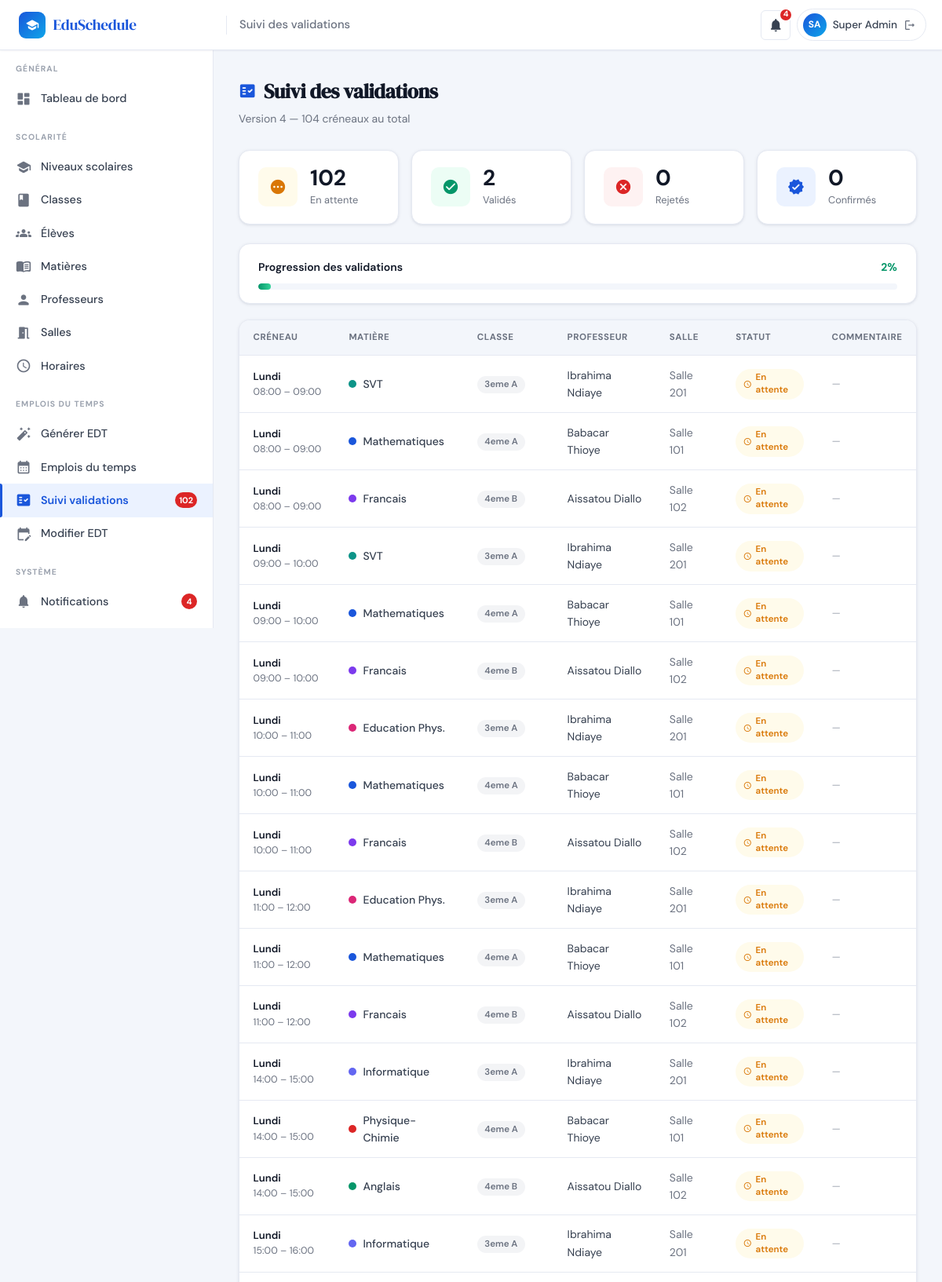
Page /admin/suivi_validations.php (signed in, upper part) on the committed database.
### tables this page shows
CREATE TABLE IF NOT EXISTS `utilisateurs` (
  `id`            INT(11)      NOT NULL AUTO_INCREMENT,
  `nom`           VARCHAR(100) NOT NULL,
  `prenom`        VARCHAR(100) NOT NULL,
  `email`         VARCHAR(191) NOT NULL,
  `mot_de_passe`  VARCHAR(255) NOT NULL,
  `role`          ENUM('admin','professeur','eleve') NOT NULL DEFAULT 'eleve',
  `statut`        ENUM('actif','inactif')             NOT NULL DEFAULT 'actif',
  `id_classe`     INT(11)      DEFAULT NULL,
  `date_creation` TIMESTAMP    NOT NULL DEFAULT CURRENT_TIMESTAMP,
  PRIMARY KEY (`id`),
  UNIQUE KEY `uq_email` (`email`),
  KEY `id_classe` (`id_classe`),
  CONSTRAINT `utilisateurs_ibfk_1`
    FOREIGN KEY (`id_classe`) REFERENCES `classes` (`id`) ON DELETE SET NULL
);

CREATE TABLE IF NOT EXISTS `emplois_du_temps` (
  `id`                     INT(11)  NOT NULL AUTO_INCREMENT,
  `version`                INT(11)  NOT NULL DEFAULT 1,
  `id_classe`              INT(11)  NOT NULL,
  `id_matiere`             INT(11)  NOT NULL,
  `id_professeur`          INT(11)  NOT NULL,
  `id_salle`               INT(11)  NOT NULL,
  `id_creneau`             INT(11)  NOT NULL,
  `statut`                 ENUM('provisoire','valide','rejete','confirme') NOT NULL DEFAULT 'provisoire',
  `commentaire_validation` TEXT     DEFAULT NULL,
  `date_creation`          TIMESTAMP NOT NULL DEFAULT CURRENT_TIMESTAMP,
  PRIMARY KEY (`id`),
  KEY `id_classe`     (`id_classe`),
  KEY `id_matiere`    (`id_matiere`),
  KEY `id_professeur` (`id_professeur`),
  KEY `id_salle`      (`id_salle`),
  KEY `id_creneau`    (`id_creneau`),
  CONSTRAINT `emplois_du_temps_ibfk_1`
    FOREIGN KEY (`id_classe`)     REFERENCES `classes`      (`id`) ON DELETE CASCADE,
  CONSTRAINT `emplois_du_temps_ibfk_2`
    FOREIGN KEY (`id_matiere`)    REFERENCES `matieres`     (`id`) ON DELETE CASCADE,
  CONSTRAINT `emplois_du_temps_ibfk_3`
    FOREIGN KEY (`id_professeur`) REFERENCES `utilisateurs` (`id`) ON DELETE CASCADE,
  CONSTRAINT `emplois_du_temps_ibfk_4`
    FOREIGN KEY (`id_salle`)      REFERENCES `salles`       (`id`) ON DELETE CASCADE,
  CONSTRAINT `emplois_du_temps_ibfk_5`
    FOREIGN KEY (`id_creneau`)    REFERENCES `creneaux`     (`id`) ON DELETE CASCADE
);

CREATE TABLE IF NOT EXISTS `creneaux` (
  `id`          INT(11) NOT NULL AUTO_INCREMENT,
  `jour`        ENUM('Lundi','Mardi','Mercredi','Jeudi','Vendredi','Samedi') NOT NULL,
  `heure_debut` TIME    NOT NULL,
  `heure_fin`   TIME    NOT NULL,
  PRIMARY KEY (`id`),
  UNIQUE KEY `uq_creneau` (`jour`,`heure_debut`,`heure_fin`)
);

CREATE TABLE IF NOT EXISTS `matieres` (
  `id`                INT(11)      NOT NULL AUTO_INCREMENT,
  `nom`               VARCHAR(100) NOT NULL,
  `couleur_hex`       VARCHAR(7)   NOT NULL DEFAULT '#1A56DB',
  `nb_heures_semaine` INT(11)      NOT NULL DEFAULT 2,
  `description`       TEXT         DEFAULT NULL,
  PRIMARY KEY (`id`),
  UNIQUE KEY `uq_matiere_nom` (`nom`)
);

CREATE TABLE IF NOT EXISTS `classes` (
  `id`        INT(11)      NOT NULL AUTO_INCREMENT,
  `nom`       VARCHAR(100) NOT NULL,
  `niveau` VARCHAR(50) NOT NULL DEFAULT 'Troisieme',
  `capacite`  INT(11)      NOT NULL DEFAULT 30,
  `id_niveau` INT(11)      DEFAULT NULL,
  PRIMARY KEY (`id`),
  UNIQUE KEY `uq_classe_nom` (`nom`),
  KEY `fk_classe_niveau` (`id_niveau`),
  CONSTRAINT `fk_classe_niveau`
    FOREIGN KEY (`id_niveau`) REFERENCES `niveaux` (`id`) ON DELETE SET NULL
);

CREATE TABLE IF NOT EXISTS `salles` (
  `id`       INT(11)      NOT NULL AUTO_INCREMENT,
  `nom`      VARCHAR(100) NOT NULL,
  `capacite` INT(11)      NOT NULL DEFAULT 30,
  `type`     ENUM('normale','informatique','laboratoire') NOT NULL DEFAULT 'normale',
  PRIMARY KEY (`id`),
  UNIQUE KEY `uq_salle_nom` (`nom`)
);

### includes/auth.php (called while the page is built, shortened)
<?php
function isLoggedIn(): bool {
    return !empty($_SESSION['user_id']);
}
function getCurrentUser(): ?array {
    static $user = null;
    if ($user === null) {
        $stmt = getDB()->prepare('SELECT * FROM utilisateurs WHERE id=? AND statut="actif" LIMIT 1');
        $stmt->execute([$_SESSION['user_id']]);
        $user = $stmt->fetch() ?: null;
    }
    return $user;
}
function getUserInitials(array $user): string {
    return strtoupper(substr($user['prenom'], 0, 1) . substr($user['nom'], 0, 1));
}

### includes/db.php (called while the page is built, shortened)
<?php
function getDB(): PDO {
    static $pdo = null;
    if ($pdo === null) {
        $dsn = 'mysql:host=' . DB_HOST . ';dbname=' . DB_NAME . ';charset=' . DB_CHARSET;
        $options = [
            PDO::ATTR_ERRMODE            => PDO::ERRMODE_EXCEPTION,
            PDO::ATTR_DEFAULT_FETCH_MODE => PDO::FETCH_ASSOC,
            PDO::ATTR_EMULATE_PREPARES   => false,
        ];
        try {
            $pdo = new PDO($dsn, DB_USER, DB_PASS, $options);
        } catch (PDOException $e) {
            http_response_code(500);
            $msg = (getenv('APP_ENV') === 'production')
                ? 'Service temporairement indisponible.'
                : 'Connexion BDD impossible : ' . $e->getMessage();
            die(json_encode(['error' => $msg]));
        }
    }
    return $pdo;
}

### admin/suivi_validations.php (the view, shortened to what this page needs)
<?php
require_once __DIR__ . '/../includes/db.php';
require_once __DIR__ . '/../includes/auth.php';
require_once __DIR__ . '/../includes/functions.php';
$currentUser = getCurrentUser();
$pdo = getDB();
$version = getCurrentVersion();
$stmt = $pdo->prepare("
    SELECT e.id, e.statut, e.commentaire_validation,
           m.nom AS mat_nom, m.couleur_hex,
           cl.nom AS classe_nom, s.nom AS salle_nom,
           u.nom AS prof_nom, u.prenom AS prof_prenom,
           c.jour, c.heure_debut, c.heure_fin
    FROM emplois_du_temps e
    JOIN matieres m  ON m.id=e.id_matiere
    JOIN classes cl  ON cl.id=e.id_classe
    JOIN salles s    ON s.id=e.id_salle
    JOIN utilisateurs u ON u.id=e.id_professeur
    JOIN creneaux c  ON c.id=e.id_creneau
    WHERE e.version=?
    ORDER BY c.jour, c.heure_debut, cl.nom
");
$stmt->execute([$version]);
$rows = $stmt->fetchAll();
$stats = ['provisoire'=>0,'valide'=>0,'rejete'=>0,'confirme'=>0];
foreach ($rows as $r) { if (isset($stats[$r['statut']])) $stats[$r['statut']]++; }
$total = count($rows);
$pageTitle = 'Suivi des validations'; $activeMenu = 'suivi_validations';
include __DIR__ . '/../includes/header.php';
include __DIR__ . '/../includes/sidebar_admin.php';
?>
<div class="main-content">
  <div class="page-header">
    <div class="page-header-left">
      <h1 class="page-title"><span class="material-icons-round">fact_check</span> Suivi des validations</h1>
      <p class="page-subtitle">Version <?= $version ?> — <?= $total ?> créneau<?= $total>1?'x':'' ?> au total</p>
    </div>
  </div>
  <div class="stat-grid" style="margin-bottom:1.5rem">
    <div class="stat-card">
      <div class="stat-icon orange"><span class="material-icons-round">pending</span></div>
      <div><div class="stat-value"><?= $stats['provisoire'] ?></div><div class="stat-label">En attente</div></div>
    </div>
    <div class="stat-card">
      <div class="stat-icon green"><span class="material-icons-round">check_circle</span></div>
      <div><div class="stat-value"><?= $stats['valide'] ?></div><div class="stat-label">Validés</div></div>
    </div>
    <div class="stat-card">
      <div class="stat-icon red"><span class="material-icons-round">cancel</span></div>
      <div><div class="stat-value"><?= $stats['rejete'] ?></div><div class="stat-label">Rejetés</div></div>
    </div>
    <div class="stat-card">
      <div class="stat-icon blue"><span class="material-icons-round">verified</span></div>
      <div><div class="stat-value"><?= $stats['confirme'] ?></div><div class="stat-label">Confirmés</div></div>
    </div>
  </div>
  <?php if ($total > 0): $pct = round($stats['valide']/$total*100); ?>
  <div class="card" style="margin-bottom:1.25rem">
    <div class="card-body" style="padding:1.1rem 1.5rem">
      <div style="display:flex;justify-content:space-between;align-items:center;margin-bottom:.6rem">
        <span style="font-size:.875rem;font-weight:600;color:var(--text)">Progression des validations</span>
        <span style="font-size:.875rem;font-weight:700;color:var(--success)"><?= $pct ?>%</span>
      </div>
      <div style="height:8px;background:var(--bg);border-radius:99px;overflow:hidden">
        <div style="height:100%;width:<?= $pct ?>%;background:linear-gradient(90deg,var(--success),#34D399);border-radius:99px;transition:width .6s ease"></div>
      </div>
    </div>
  </div>
  <?php endif; ?>
  <div class="card">
    <div class="table-wrapper" style="border:none;border-radius:0">
      <table class="table">
        <thead>
          <tr>
            <th>Créneau</th>
            <th>Matière</th>
            <th>Classe</th>
            <th>Professeur</th>
            <th>Salle</th>
            <th>Statut</th>
            <th>Commentaire</th>
          </tr>
        </thead>
        <tbody>
          <?php if (empty($rows)): ?>
          <tr><td colspan="7">
            <div class="empty-state"><div class="empty-state-icon"><span class="material-icons-round">fact_check</span></div>
              <h3>Aucun créneau à valider</h3><p>Générez un emploi du temps d'abord.</p>
            </div>
          </td></tr>
          <?php else: foreach ($rows as $r): ?>
          <tr>
            <td style="white-space:nowrap">
              <div style="font-weight:600;font-size:.825rem;color:var(--text)"><?= h($r['jour']) ?></div>
              <div style="font-size:.78rem;color:var(--text-muted)"><?= formatHeure($r['heure_debut']) ?> – <?= formatHeure($r['heure_fin']) ?></div>
            </td>
            <td>
              <div style="display:flex;align-items:center;gap:.5rem">
                <span class="color-dot" style="background:<?= h($r['couleur_hex']) ?>"></span>
                <span style="font-size:.875rem;font-weight:500"><?= h($r['mat_nom']) ?></span>
              </div>
            </td>
            <td><span class="badge badge-secondary"><?= h($r['classe_nom']) ?></span></td>
            <td style="font-size:.875rem"><?= h($r['prof_prenom'].' '.$r['prof_nom']) ?></td>
            <td style="font-size:.875rem;color:var(--text-muted)"><?= h($r['salle_nom']) ?></td>
            <td><?= getStatusBadge($r['statut']) ?></td>
            <td style="font-size:.8rem;color:var(--text-muted);max-width:200px">
              <?= $r['commentaire_validation'] ? h($r['commentaire_validation']) : '<span style="font-style:italic;color:var(--text-light)">—</span>' ?>
            </td>
          </tr>
          <?php endforeach; endif; ?>
        </tbody>
      </table>
    </div>
  </div>
</div>
</body></html>

### includes/header.php (shortened to what this page needs)
<?php
require_once __DIR__ . '/functions.php';
require_once __DIR__ . '/auth.php';
$currentUser = getCurrentUser();
$notifCount  = $currentUser ? countNotificationsNonLues($currentUser['id']) : 0;
$pageTitle   = $pageTitle  ?? APP_NAME;
$initials    = $currentUser ? getUserInitials($currentUser) : '?';
$userName    = $currentUser ? ($currentUser['prenom'] . ' ' . $currentUser['nom']) : '';
$notifUrl = match($currentUser['role'] ?? '') {
    'admin'      => APP_URL . '/admin/notifications.php',
    'professeur' => APP_URL . '/professeur/notifications.php',
    default      => '#',
};
?>
<!DOCTYPE html>
<html lang="fr">
<head>
  <link rel="stylesheet" href="<?= APP_URL ?>/assets/css/main.css">
</head>
<body>
<header class="topbar">
  <div class="topbar-brand">
    <div class="topbar-brand-icon"><span class="material-icons-round">school</span></div>
    <?= APP_NAME ?>
  </div>
  <span class="topbar-page-title"><?= h($pageTitle) ?></span>
  <div class="topbar-actions">
    <a href="<?= $notifUrl ?>" class="topbar-icon-btn" title="Notifications">
      <span class="material-icons-round">notifications</span>
      <?php if ($notifCount > 0): ?>
        <span class="notif-badge-count"><?= $notifCount > 9 ? '9+' : $notifCount ?></span>
      <?php endif; ?>
    </a>
    <div class="user-chip" onclick="window.location='<?= APP_URL ?>/logout.php'">
      <div class="user-avatar"><?= h($initials) ?></div>
      <span class="user-name"><?= h($userName) ?></span>
      <span class="material-icons-round" style="font-size:16px;color:var(--text-muted)">logout</span>
    </div>
  </div>
</header>

### includes/functions.php (shortened to what this page needs)
<?php
require_once __DIR__ . '/db.php';
function h(string $str): string {
    return htmlspecialchars($str, ENT_QUOTES, 'UTF-8');
}
function countNotificationsNonLues(int $userId): int {
    $stmt = getDB()->prepare('SELECT COUNT(*) FROM notifications WHERE id_utilisateur=? AND est_lu=0');
    $stmt->execute([$userId]);
    return (int)$stmt->fetchColumn();
}
function getCurrentVersion(): int {
    $row = getDB()->query('SELECT MAX(version) AS v FROM emplois_du_temps')->fetch();
    return $row ? (int)($row['v'] ?? 0) : 0;
}
function getStatusBadge(string $statut): string {
    $map = [
        'provisoire' => ['warning', 'schedule',     'En attente'],
        'valide'     => ['success', 'check_circle',  'Validé'],
        'rejete'     => ['danger',  'cancel',         'Rejeté'],
        'confirme'   => ['primary', 'verified',       'Confirmé'],
    ];
    [$cls, $icon, $label] = $map[$statut] ?? ['secondary', 'help', ucfirst($statut)];
    return "<span class=\"badge badge-{$cls}\"><span class=\"material-icons-round\" style=\"font-size:11px\">{$icon}</span> {$label}</span>";
}
function formatHeure(string $time): string {
    return substr($time, 0, 5);
}

### rows in the picture
utilisateurs: initials "SA", userName "Super Admin"
emplois_du_temps: id_creneau.jour "Lundi", id_creneau.heure_debut "08:00", id_creneau.heure_fin "09:00", id_matiere.nom "SVT", id_classe.nom "3eme A", id_professeur.nom "Ibrahima Ndiaye", id_salle.nom "Salle 201", label "En attente"
emplois_du_temps: id_creneau.jour "Lundi", id_creneau.heure_debut "08:00", id_creneau.heure_fin "09:00", id_matiere.nom "Mathematiques", id_classe.nom "4eme A", id_professeur.nom "Babacar Thioye", id_salle.nom "Salle 101", label "En attente"
emplois_du_temps: id_creneau.jour "Lundi", id_creneau.heure_debut "08:00", id_creneau.heure_fin "09:00", id_matiere.nom "Francais", id_classe.nom "4eme B", id_professeur.nom "Aissatou Diallo", id_salle.nom "Salle 102", label "En attente"
emplois_du_temps: id_creneau.jour "Lundi", id_creneau.heure_debut "09:00", id_creneau.heure_fin "10:00", id_matiere.nom "SVT", id_classe.nom "3eme A", id_professeur.nom "Ibrahima Ndiaye", id_salle.nom "Salle 201", label "En attente"
emplois_du_temps: id_creneau.jour "Lundi", id_creneau.heure_debut "09:00", id_creneau.heure_fin "10:00", id_matiere.nom "Mathematiques", id_classe.nom "4eme A", id_professeur.nom "Babacar Thioye", id_salle.nom "Salle 101", label "En attente"
emplois_du_temps: id_creneau.jour "Lundi", id_creneau.heure_debut "09:00", id_creneau.heure_fin "10:00", id_matiere.nom "Francais", id_classe.nom "4eme B", id_professeur.nom "Aissatou Diallo", id_salle.nom "Salle 102", label "En attente"
emplois_du_temps: id_creneau.jour "Lundi", id_creneau.heure_debut "10:00", id_creneau.heure_fin "11:00", id_matiere.nom "Education Phys.", id_classe.nom "3eme A", id_professeur.nom "Ibrahima Ndiaye", id_salle.nom "Salle 201", label "En attente"
emplois_du_temps: id_creneau.jour "Lundi", id_creneau.heure_debut "10:00", id_creneau.heure_fin "11:00", id_matiere.nom "Mathematiques", id_classe.nom "4eme A", id_professeur.nom "Babacar Thioye", id_salle.nom "Salle 101", label "En attente"
emplois_du_temps: id_creneau.jour "Lundi", id_creneau.heure_debut "10:00", id_creneau.heure_fin "11:00", id_matiere.nom "Francais", id_classe.nom "4eme B", id_professeur.nom "Aissatou Diallo", id_salle.nom "Salle 102", label "En attente"
emplois_du_temps: id_creneau.jour "Lundi", id_creneau.heure_debut "11:00", id_creneau.heure_fin "12:00", id_matiere.nom "Education Phys.", id_classe.nom "3eme A", id_professeur.nom "Ibrahima Ndiaye", id_salle.nom "Salle 201", label "En attente"
emplois_du_temps: id_creneau.jour "Lundi", id_creneau.heure_debut "11:00", id_creneau.heure_fin "12:00", id_matiere.nom "Mathematiques", id_classe.nom "4eme A", id_professeur.nom "Babacar Thioye", id_salle.nom "Salle 101", label "En attente"
emplois_du_temps: id_creneau.jour "Lundi", id_creneau.heure_debut "11:00", id_creneau.heure_fin "12:00", id_matiere.nom "Francais", id_classe.nom "4eme B", id_professeur.nom "Aissatou Diallo", id_salle.nom "Salle 102", label "En attente"
emplois_du_temps: id_creneau.jour "Lundi", id_creneau.heure_debut "14:00", id_creneau.heure_fin "15:00", id_matiere.nom "Informatique", id_classe.nom "3eme A", id_professeur.nom "Ibrahima Ndiaye", id_salle.nom "Salle 201", label "En attente"
emplois_du_temps: id_creneau.jour "Lundi", id_creneau.heure_debut "14:00", id_creneau.heure_fin "15:00", id_matiere.nom "Physique-Chimie", id_classe.nom "4eme A", id_professeur.nom "Babacar Thioye", id_salle.nom "Salle 101", label "En attente"
emplois_du_temps: id_creneau.jour "Lundi", id_creneau.heure_debut "14:00", id_creneau.heure_fin "15:00", id_matiere.nom "Anglais", id_classe.nom "4eme B", id_professeur.nom "Aissatou Diallo", id_salle.nom "Salle 102", label "En attente"
emplois_du_temps: id_creneau.jour "Lundi", id_creneau.heure_debut "15:00", id_creneau.heure_fin "16:00", id_matiere.nom "Informatique", id_classe.nom "3eme A", id_professeur.nom "Ibrahima Ndiaye", id_salle.nom "Salle 201", label "En attente"

### other values in the picture
APP_NAME "EduSchedule"
$pageTitle "Suivi des validations"
$notifCount "4"
$sectionLabel "GÉNÉRAL"
$label "Tableau de bord"
$sectionLabel "SCOLARITÉ"
$label "Niveaux scolaires"
$label "Classes"
$label "Élèves"
$label "Matières"
$label "Professeurs"
$label "Salles"
$label "Horaires"
$sectionLabel "EMPLOIS DU TEMPS"
$label "Générer EDT"
